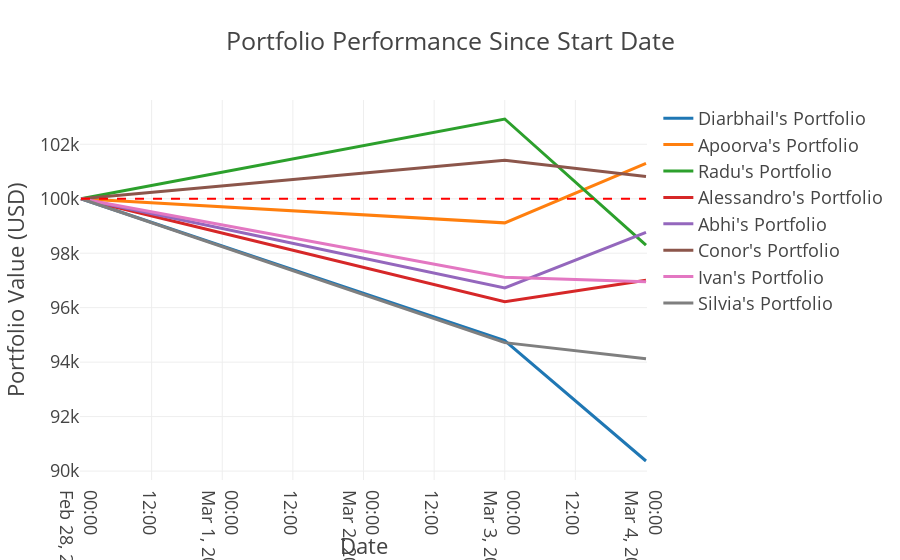

The notebook cell this image was saved under:
### Code cell
# Plot the portfolio values over time using Plotly
fig = go.Figure()

# Plot individual portfolios
for name in portfolio_values.columns:
    fig.add_trace(go.Scatter(
        x=portfolio_values.index,
        y=portfolio_values[name],
        name=f"{name}'s Portfolio",
        mode='lines'
    ))

# Add a horizontal line for initial investment
fig.add_shape(
    type="line",
    x0=portfolio_values.index[0],
    y0=INITIAL_VALUE_USD,
    x1=portfolio_values.index[-1],
    y1=INITIAL_VALUE_USD,
    line=dict(color="red", width=2, dash="dash")
)

# Update layout
fig.update_layout(
    title='Portfolio Performance Since Start Date',
    xaxis_title='Date',
    yaxis_title='Portfolio Value (USD)',
    template='presentation',
    hovermode='x unified'
)

# Show the figure
fig.show()

### Figure 1 — Plotly figure (JSON) as saved in the notebook; plotly's stock layout.template omitted (floating-point values rounded to 4 significant figures)
{"data": [{"mode": "lines", "name": "Diarbhail's Portfolio", "type": "scatter", "x": ["2025-02-28T00:00:00.000000000", "2025-03-03T00:00:00.000000000", "2025-03-04T00:00:00.000000000"], "y": [100000.0, 94790.0, 90370.0]}, {"mode": "lines", "name": "Apoorva's Portfolio", "type": "scatter", "x": ["2025-02-28T00:00:00.000000000", "2025-03-03T00:00:00.000000000", "2025-03-04T00:00:00.000000000"], "y": [100000.0, 99110.0, 101300.0]}, {"mode": "lines", "name": "Radu's Portfolio", "type": "scatter", "x": ["2025-02-28T00:00:00.000000000", "2025-03-03T00:00:00.000000000", "2025-03-04T00:00:00.000000000"], "y": [100000.0, 102900.0, 98300.0]}, {"mode": "lines", "name": "Alessandro's Portfolio", "type": "scatter", "x": ["2025-02-28T00:00:00.000000000", "2025-03-03T00:00:00.000000000", "2025-03-04T00:00:00.000000000"], "y": [100000.0, 96220.0, 97010.0]}, {"mode": "lines", "name": "Abhi's Portfolio", "type": "scatter", "x": ["2025-02-28T00:00:00.000000000", "2025-03-03T00:00:00.000000000", "2025-03-04T00:00:00.000000000"], "y": [100000.0, 96730.0, 98760.0]}, {"mode": "lines", "name": "Conor's Portfolio", "type": "scatter", "x": ["2025-02-28T00:00:00.000000000", "2025-03-03T00:00:00.000000000", "2025-03-04T00:00:00.000000000"], "y": [100000.0, 101400.0, 100800.0]}, {"mode": "lines", "name": "Ivan's Portfolio", "type": "scatter", "x": ["2025-02-28T00:00:00.000000000", "2025-03-03T00:00:00.000000000", "2025-03-04T00:00:00.000000000"], "y": [100000.0, 97120.0, 96950.0]}, {"mode": "lines", "name": "Silvia's Portfolio", "type": "scatter", "x": ["2025-02-28T00:00:00.000000000", "2025-03-03T00:00:00.000000000", "2025-03-04T00:00:00.000000000"], "y": [100000.0, 94720.0, 94130.0]}], "layout": {"hovermode": "x unified", "shapes": [{"line": {"color": "red", "dash": "dash", "width": 2}, "type": "line", "x0": "2025-02-28T00:00:00", "x1": "2025-03-04T00:00:00", "y0": 100000, "y1": 100000}], "title": {"text": "Portfolio Performance Since Start Date"}, "xaxis": {"title": {"text": "Date"}}, "yaxis": {"title": {"text": "Portfolio Value (USD)"}}}}
